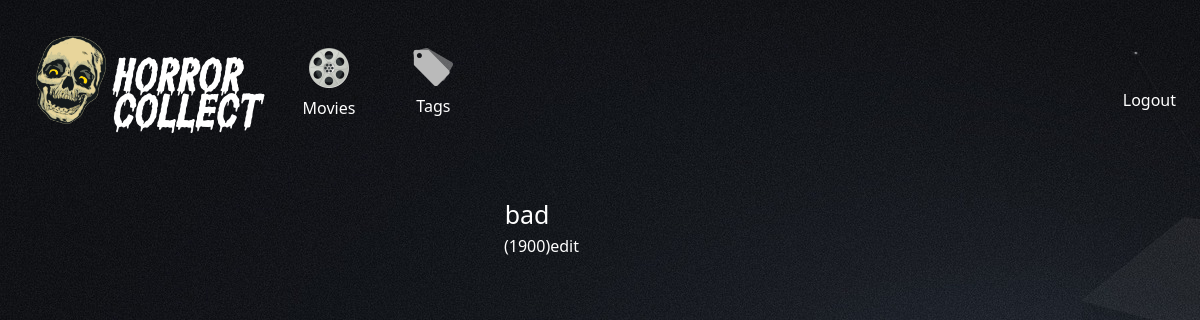
Page /movies/3 (signed in) on the earlier database version.
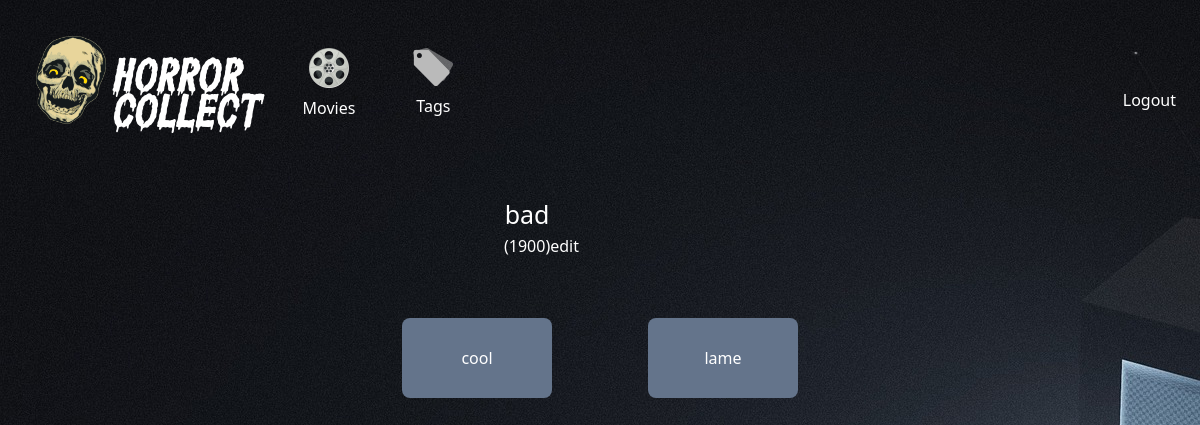
Same page on the later database version.
### app/models.py (models this page shows)
class Movie(db.Model):
  id = db.Column(db.Integer, primary_key=True)
  title = db.Column(db.String(255), nullable=False)
  release_year = db.Column(db.String(4))
  user_id = db.Column(db.Integer, db.ForeignKey('user.id'), nullable=False)
  user = db.relationship('User', back_populates='movies')
  tags = db.relationship('Tag', secondary='movie_tags', back_populates='movies')

class Tag(db.Model):
  id = db.Column(db.Integer, primary_key=True)
  name = db.Column(db.String(255), nullable=False)
  user_id = db.Column(db.Integer, db.ForeignKey('user.id'), nullable=False)
  user = db.relationship('User', back_populates='tags')
  movies = db.relationship('Movie', secondary='movie_tags', back_populates='tags')

### app/controllers/movies.py (the view)
@movies.route('/movies/<id>', methods=['GET'])
@login_required
def show(id):
  movie = Movie.query.get(id)
  if movie in current_user.movies:
    return render_template('movies/show.html', movie=movie)
  else:
    flash('that is not yours')
    return redirect(url_for('movies.index'))

### app/__init__.py (called while the page is built)
@login_manager.user_loader
def load_user(user_id):
    return User.query.get(int(user_id))

### app/templates/movies/show.html
{% extends 'layouts/base.html' %} {% block content %}
<div class="flex flex-row w-48 items-end">
  <div class="flex flex-col">
    <p class="title">{{ movie.title }}</p>
    <p>({{ movie.release_year }})</p>
  </div>
  <a class="edit" href="{{ url_for('movies.edit', id=movie.id) }}">edit</a>
</div>
<div class="flex flex-row justify-left flex-wrap m-3">
  {% for tag in movie.tags %}
  <div class="bg-slate-500 m-12 rounded-lg w-[150px] h-[80px] px-4 py-2 flex justify-center items-center">
    <a href="{{ url_for('tags.show', id=tag.id) }}" class="">{{ tag.name }}</a>
  </div>
  {% endfor %}
</div>
{% endblock %}

### app/templates/layouts/base.html (shortened to what this page needs)
<!DOCTYPE html>
<html>
  <head>
    <script src="https://cdn.tailwindcss.com"></script>
    <link rel="stylesheet" href="/static/style.css" />
  </head>
  <body class="bg-[url('/static/images/tv.jpg')] text-white">
    {% include "partials/header.html" %}
    <main class="m-12 flex flex-col items-center">{% block content %}{% endblock %}</main>
  </body>
</html>

### app/templates/partials/header.html (shortened to what this page needs)
<div class="w-full flex flex-row items-end justify-between p-4">
    <div class="flex flex-row items-end flex-wrap justify-start">
      <a
      class="text-3xl font-['horrorFont'] flex flex-row items-end mx-3"
      href="{{ url_for('main.index') }}"
    >
      <img class="w-[70px] m-2" src="/static/images/cackle.png" />
      <p>Horror <br />Collect</p>
    </a>
      <div class="flex flex-row justify-center mt-7">
        <a class="nav-item" href="{{ url_for('movies.index') }}">
          <img class="w-[40px]" src="/static/images/reel.png" />
          <p class="my-2">Movies</p>
        </a>
        <a class="nav-item" href="{{ url_for('tags.index') }}">
          <img class="w-[40px]" src="/static/images/tag.png" />
          <p class="my-2">Tags</p>
        </a>
      </div>
    </div>
    <div class="log hover:bg-slate-500/60 px-2 py-1 mb-4 rounded-sm">
       {% if current_user.is_authenticated %}
      <a href="{{ url_for('auth.logout') }}" class="navbar-item"> Logout </a>
      {% endif %}
    </div>
</div>

### app/static/style.css (style rules this page uses)
.nav-item { display: flex; flex-direction: column; align-items: center; margin: 0px 20px; padding: 4px 9px; }
.title { font-size: 25px; width: 100%; text-align: center; }

Differences in the rows shown:
added Tag: name "cool"
added Tag: name "lame"
